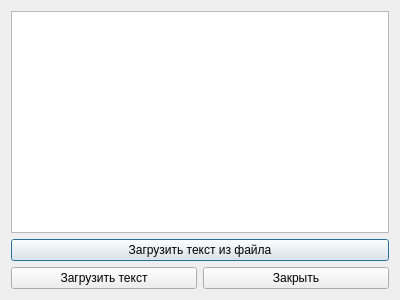
<?xml version="1.0" encoding="UTF-8"?>
<ui version="4.0">
 <class>LoadTextDialog</class>
 <widget class="QDialog" name="LoadTextDialog">
  <property name="geometry">
   <rect>
    <x>0</x>
    <y>0</y>
    <width>400</width>
    <height>300</height>
   </rect>
  </property>
  <property name="windowTitle">
   <string>Загрузка текста</string>
  </property>
  <layout class="QVBoxLayout" name="verticalLayout_2">
   <item>
    <layout class="QVBoxLayout" name="verticalLayout">
     <item>
      <widget class="QTextEdit" name="loadTextEdit"/>
     </item>
    </layout>
   </item>
   <item>
    <layout class="QHBoxLayout" name="horizontalLayout_2">
     <item>
      <widget class="QPushButton" name="loadTextByFileButton">
       <property name="text">
        <string>Загрузить текст из файла</string>
       </property>
      </widget>
     </item>
    </layout>
   </item>
   <item>
    <layout class="QHBoxLayout" name="horizontalLayout">
     <item>
      <widget class="QPushButton" name="loadTextButton">
       <property name="text">
        <string>Загрузить текст</string>
       </property>
      </widget>
     </item>
     <item>
      <widget class="QPushButton" name="closeTextButton">
       <property name="text">
        <string>Закрыть</string>
       </property>
      </widget>
     </item>
    </layout>
   </item>
  </layout>
 </widget>
 <resources/>
 <connections/>
</ui>
